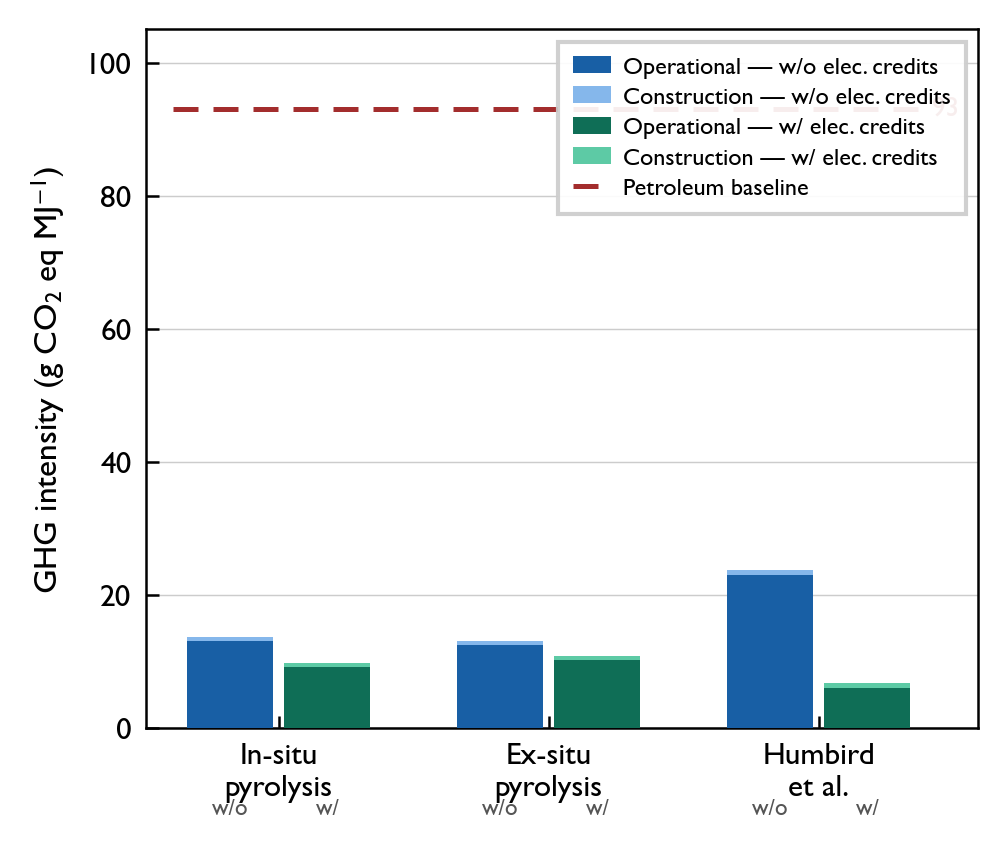

The Python source for this figure:
import matplotlib.pyplot as plt
import matplotlib.patches as mpatches
import numpy as np
from pathlib import Path

# ── Font / style ──────────────────────────────────────────────────────
FONTS = ["Gill Sans MT", "Gill Sans", "Arial", "Liberation Sans"]
plt.rcParams["font.family"]      = "sans-serif"
plt.rcParams["font.sans-serif"]  = FONTS
plt.rcParams["axes.linewidth"]   = 0.6
plt.rcParams["xtick.direction"]  = "in"
plt.rcParams["ytick.direction"]  = "in"
plt.rcParams["mathtext.fontset"] = "custom"
plt.rcParams["mathtext.sf"]      = "Arial"   # fallback math font for sub/superscripts

# ── Data ──────────────────────────────────────────────────────────────
case_studies = ["In-situ\npyrolysis", "Ex-situ\npyrolysis", "Humbird\net al."]

op_without  = np.array([13.10, 12.56, 23.00])
con_without = np.array([ 0.58,  0.58,  0.73])

op_with     = np.array([ 9.20, 10.20,  6.00])
con_with    = np.array([ 0.58,  0.58,  0.73])

petroleum   = 93.07

# ── Figure ────────────────────────────────────────────────────────────
fig_w_in = 3.5          # single-column (~89 mm); set to 5.0 for double-column
fig_h_in = 3.0
fig, ax = plt.subplots(figsize=(fig_w_in, fig_h_in))

n     = len(case_studies)
x     = np.arange(n)
bar_w = 0.32
gap   = 0.04

x_left  = x - bar_w / 2 - gap / 2
x_right = x + bar_w / 2 + gap / 2

# ── Colours ───────────────────────────────────────────────────────────
c_op_wo  = "#185FA5"    # deep blue  — operational w/o
c_con_wo = "#85B7EB"    # light blue — construction w/o
c_op_wi  = "#0F6E56"    # deep teal  — operational w/
c_con_wi = "#5DCAA5"    # light teal — construction w/
c_petro  = "#A32D2D"    # dark red   — petroleum baseline

# ── Bars ──────────────────────────────────────────────────────────────
ax.bar(x_left,  op_without,  bar_w, color=c_op_wo,  zorder=3)
ax.bar(x_left,  con_without, bar_w, bottom=op_without,
       color=c_con_wo, zorder=3)

ax.bar(x_right, op_with,  bar_w, color=c_op_wi,  zorder=3)
ax.bar(x_right, con_with, bar_w, bottom=op_with,
       color=c_con_wi, zorder=3)

# ── Petroleum baseline line ───────────────────────────────────────────
x_line = [x[0] - bar_w - gap / 2 - 0.05,
          x[-1] + bar_w + gap / 2 + 0.05]
ax.plot(x_line, [petroleum, petroleum],
        color=c_petro, linewidth=1.2,
        linestyle=(0, (5, 3)), zorder=4)
ax.text(x_line[1] + 0.03, petroleum,
        f"{petroleum:.0f}",
        va="center", ha="left",
        fontsize=6.5, color=c_petro)

# ── Axes ──────────────────────────────────────────────────────────────
ax.set_xticks(x)
ax.set_xticklabels(case_studies, fontsize=7.5)
ax.set_xlim(x[0] - bar_w - gap / 2 - 0.15,
            x[-1] + bar_w + gap / 2 + 0.25)

ax.set_ylim(0, 105)
ax.set_yticks([0, 20, 40, 60, 80, 100])

# Use mathtext for sub/superscripts — avoids Unicode glyph issues
ax.set_ylabel(r"GHG intensity (g $\mathregular{CO_2}$ eq $\mathregular{MJ^{-1}}$)",
              fontsize=8)

ax.tick_params(axis="both", which="both", direction="in",
               labelsize=7.5, length=3, width=0.6)
ax.tick_params(axis="x", which="both", bottom=True, top=False)
ax.tick_params(axis="y", which="both", left=True, right=False)

ax.yaxis.grid(True, linewidth=0.35, color="#cccccc", zorder=0)
ax.set_axisbelow(True)

# ── Sub-labels (w/o / w/) below x-axis ───────────────────────────────
y_sub = -10.5
for xi in x:
    ax.text(xi - bar_w / 2 - gap / 2, y_sub, "w/o",
            ha="center", va="top", fontsize=5.5,
            color="#555555", clip_on=False)
    ax.text(xi + bar_w / 2 + gap / 2, y_sub, "w/",
            ha="center", va="top", fontsize=5.5,
            color="#555555", clip_on=False)

# ── Legend ────────────────────────────────────────────────────────────
legend_items = [
    mpatches.Patch(facecolor=c_op_wo,  label="Operational — w/o elec. credits"),
    mpatches.Patch(facecolor=c_con_wo, label="Construction — w/o elec. credits"),
    mpatches.Patch(facecolor=c_op_wi,  label="Operational — w/ elec. credits"),
    mpatches.Patch(facecolor=c_con_wi, label="Construction — w/ elec. credits"),
    plt.Line2D([0], [0], color=c_petro, linewidth=1.2,
               linestyle=(0, (5, 3)), label="Petroleum baseline"),
]
ax.legend(
    handles=legend_items,
    fontsize=5.8,
    loc="upper right",
    frameon=True,
    framealpha=0.92,
    edgecolor="#cccccc",
    fancybox=False,
    handlelength=1.6,
    handletextpad=0.5,
    borderpad=0.6,
    labelspacing=0.35,
)

fig.tight_layout(rect=[0, 0.02, 1, 1])

# ── Output — saved next to the script ────────────────────────────────
out_dir = Path(__file__).parent
fig.savefig(out_dir / "ghg_scenarios_barchart.png", dpi=300, bbox_inches="tight")
fig.savefig(out_dir / "ghg_scenarios_barchart.pdf",           bbox_inches="tight")
print("Saved PNG and PDF to:", out_dir)
plt.close()
